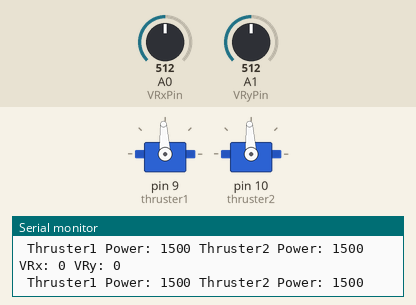
The sketch below on a simulated Arduino Uno, built with avr-gcc and run on an emulated ATmega328P. Shown: 2 × servo, the last lines printed to the serial monitor. The inputs (shaded band) are chosen by the test bench; at power-on: A0 (VRxPin) = 512, A1 (VRyPin) = 512.

Above: at 1.2 s.
1.3 s: A0 (VRxPin) set to 536
At 1.9 s:
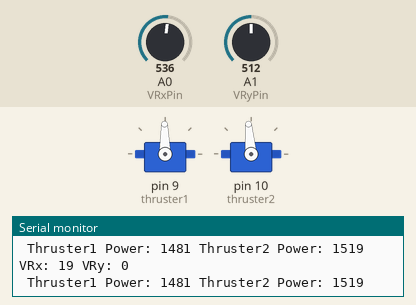
4.3 s: A1 (VRyPin) set to 537
At 5.3 s:
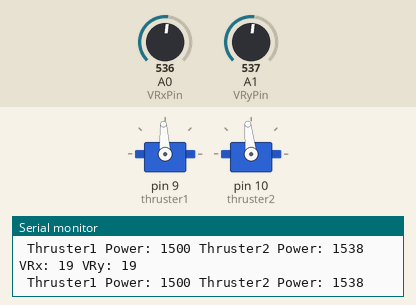
7.3 s: A1 (VRyPin) set to 624
At 8.1 s:
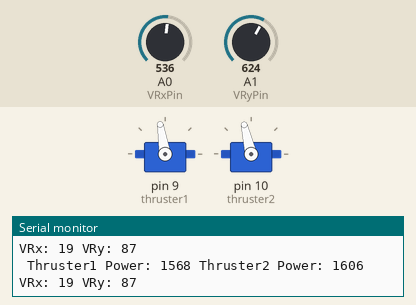
8.8 s: A1 (VRyPin) set to 649
At 9.5 s:
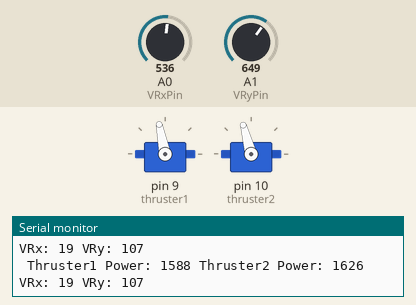
10.3 s: A0 (VRxPin) set to 306
At 11.5 s:
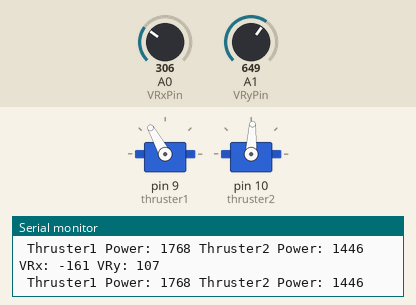
11.8 s: A0 (VRxPin) set to 900
At 13.3 s:
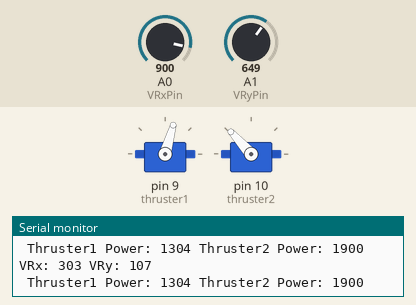
Timing chart, 0 to 14.3 s (numbered marks = the images above; inputs shaded):
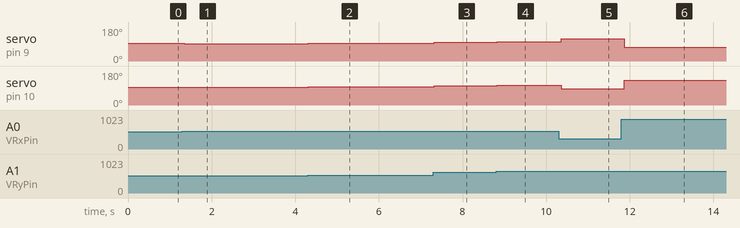

Measured:
- after the input at 1.3 s, servo on pin 9 (thruster1): 93° → 91° at once; servo on pin 10 (thruster2): 93° → 95° at once
- after the input at 4.3 s, servo on pin 9 (thruster1): 91° → 93° at once; servo on pin 10 (thruster2): 95° → 96° at once
- after the input at 7.3 s, servo on pin 9 (thruster1): 93° → 99° at once; servo on pin 10 (thruster2): 96° → 103° at once
- after the input at 8.8 s, servo on pin 9 (thruster1): 99° → 101° at once; servo on pin 10 (thruster2): 103° → 105° at once
- after the input at 10.3 s, servo on pin 9 (thruster1): 101° → 119° after 0.06 s; servo on pin 10 (thruster2): 105° → 87° after 0.06 s
- after the input at 11.8 s, servo on pin 9 (thruster1): 119° → 74° after 0.07 s; servo on pin 10 (thruster2): 87° → 132° after 0.07 s

The sketch:

_NOT_NEEDED__ROVControl_2Thrusters.ino
```cpp
#include <Servo.h>

Servo thruster1;  // Top Left
Servo thruster2;  // Top Right

const int VRxPin = A0;
const int VRyPin = A1;

const int minThrusterValue = 1100;
const int maxThrusterValue = 1900;

void setup() {
  thruster1.attach(9);
  thruster2.attach(10);
  Serial.begin(9600);
}

void loop() {
  int VRx = analogRead(VRxPin);
  int VRy = analogRead(VRyPin);

  // Center joystick values to be around zero
  int xMapped = map(VRx, 0, 1023, -400, 400);
  int yMapped = map(VRy, 0, 1023, -400, 400);

  // Calculate power for thruster 1 and thruster 2 based on the joystick direction
  int power1 = constrain(map(-xMapped + yMapped, -400, 400, minThrusterValue, maxThrusterValue), minThrusterValue, maxThrusterValue);
  int power2 = constrain(map(xMapped + yMapped, -400, 400, minThrusterValue, maxThrusterValue), minThrusterValue, maxThrusterValue);

  // Set power for thrusters 1 and 2
  thruster1.writeMicroseconds(power1);
  thruster2.writeMicroseconds(power2);

  // Debugging output
  Serial.print("VRx: "); Serial.print(xMapped);
  Serial.print(" VRy: "); Serial.print(yMapped);
  Serial.println("");
  Serial.print(" Thruster1 Power: "); Serial.print(power1);
  Serial.print(" Thruster2 Power: "); Serial.println(power2);

  delay(10);
}
```
